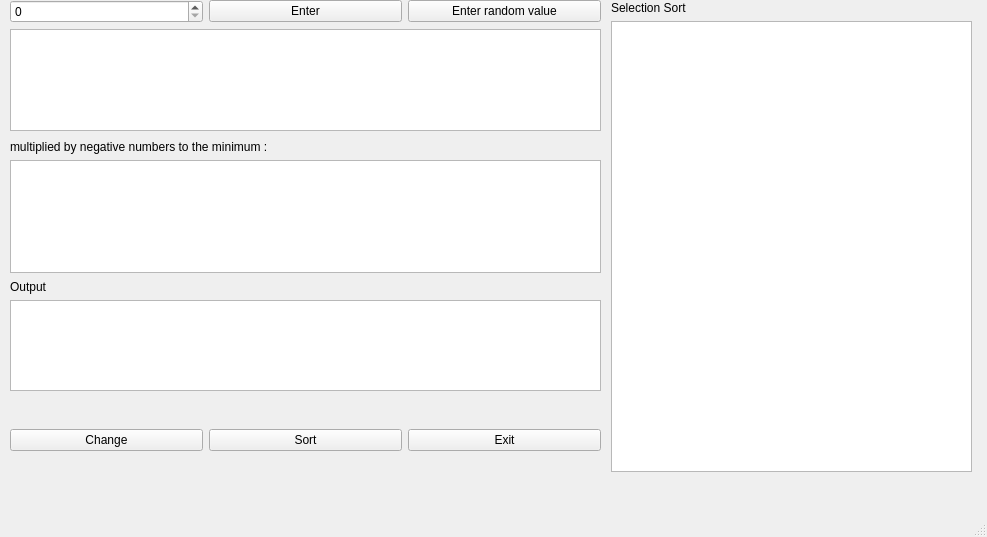
<?xml version="1.0" encoding="UTF-8"?>
<ui version="4.0">
 <class>MainWindow</class>
 <widget class="QMainWindow" name="MainWindow">
  <property name="geometry">
   <rect>
    <x>0</x>
    <y>0</y>
    <width>987</width>
    <height>537</height>
   </rect>
  </property>
  <property name="windowTitle">
   <string>ASD lab 5</string>
  </property>
  <property name="windowIcon">
   <iconset>
    <normaloff>C:/Users/likht/OneDrive/Робочий стіл/Звіти/my_logo.jpg</normaloff>C:/Users/likht/OneDrive/Робочий стіл/Звіти/my_logo.jpg</iconset>
  </property>
  <widget class="QWidget" name="centralwidget">
   <widget class="QWidget" name="layoutWidget">
    <property name="geometry">
     <rect>
      <x>10</x>
      <y>410</y>
      <width>591</width>
      <height>61</height>
     </rect>
    </property>
    <layout class="QHBoxLayout" name="horizontalLayout">
     <item>
      <widget class="QPushButton" name="pushButton_3">
       <property name="text">
        <string>Change</string>
       </property>
      </widget>
     </item>
     <item>
      <widget class="QPushButton" name="pushButton_4">
       <property name="text">
        <string>Sort</string>
       </property>
      </widget>
     </item>
     <item>
      <widget class="QPushButton" name="pushButton_5">
       <property name="text">
        <string>Exit</string>
       </property>
      </widget>
     </item>
    </layout>
   </widget>
   <widget class="QWidget" name="layoutWidget">
    <property name="geometry">
     <rect>
      <x>10</x>
      <y>280</y>
      <width>591</width>
      <height>111</height>
     </rect>
    </property>
    <layout class="QVBoxLayout" name="verticalLayout">
     <item>
      <widget class="QLabel" name="label_5">
       <property name="text">
        <string>Output</string>
       </property>
      </widget>
     </item>
     <item>
      <widget class="QTableWidget" name="output_1">
       <property name="columnCount">
        <number>0</number>
       </property>
      </widget>
     </item>
    </layout>
   </widget>
   <widget class="QWidget" name="layoutWidget">
    <property name="geometry">
     <rect>
      <x>10</x>
      <y>140</y>
      <width>591</width>
      <height>133</height>
     </rect>
    </property>
    <layout class="QVBoxLayout" name="verticalLayout_2">
     <item>
      <widget class="QLabel" name="label_3">
       <property name="text">
        <string>multiplied by negative numbers to the minimum :</string>
       </property>
      </widget>
     </item>
     <item>
      <widget class="QTableWidget" name="input_2">
       <property name="columnCount">
        <number>0</number>
       </property>
      </widget>
     </item>
    </layout>
   </widget>
   <widget class="QWidget" name="layoutWidget">
    <property name="geometry">
     <rect>
      <x>10</x>
      <y>0</y>
      <width>591</width>
      <height>131</height>
     </rect>
    </property>
    <layout class="QVBoxLayout" name="verticalLayout_3">
     <item>
      <layout class="QHBoxLayout" name="horizontalLayout_2">
       <item>
        <widget class="QSpinBox" name="count">
         <property name="maximum">
          <number>1000000</number>
         </property>
        </widget>
       </item>
       <item>
        <widget class="QPushButton" name="pushButton_2">
         <property name="text">
          <string>Enter</string>
         </property>
        </widget>
       </item>
       <item>
        <widget class="QPushButton" name="pushButton">
         <property name="text">
          <string>Enter random value</string>
         </property>
        </widget>
       </item>
      </layout>
     </item>
     <item>
      <widget class="QTableWidget" name="input_1">
       <property name="columnCount">
        <number>0</number>
       </property>
      </widget>
     </item>
    </layout>
   </widget>
   <widget class="QWidget" name="layoutWidget">
    <property name="geometry">
     <rect>
      <x>611</x>
      <y>1</y>
      <width>361</width>
      <height>471</height>
     </rect>
    </property>
    <layout class="QVBoxLayout" name="verticalLayout_4">
     <item>
      <layout class="QHBoxLayout" name="horizontalLayout_4">
       <item>
        <widget class="QLabel" name="label">
         <property name="text">
          <string>Selection Sort</string>
         </property>
        </widget>
       </item>
       <item>
        <widget class="QLabel" name="time_1">
         <property name="text">
          <string/>
         </property>
        </widget>
       </item>
      </layout>
     </item>
     <item>
      <widget class="QTextEdit" name="BS"/>
     </item>
    </layout>
   </widget>
  </widget>
  <widget class="QMenuBar" name="menubar">
   <property name="geometry">
    <rect>
     <x>0</x>
     <y>0</y>
     <width>987</width>
     <height>25</height>
    </rect>
   </property>
  </widget>
  <widget class="QStatusBar" name="statusbar"/>
 </widget>
 <resources/>
 <connections/>
</ui>
